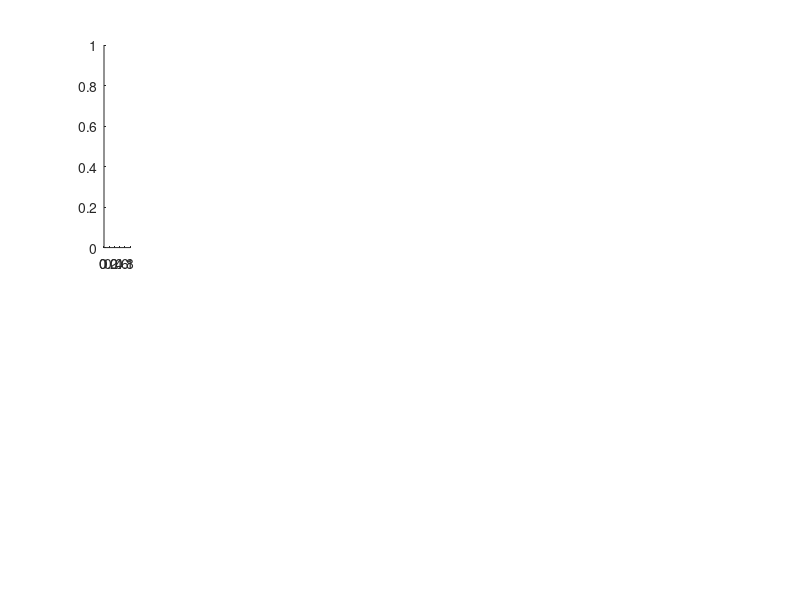

MATLAB code to generate this figure: (Note: this script raises an error after producing the figure.)
% plotPowerSpectrum
%
% Plots the contours of the loaded average power spectra of the natural
% images and manmade images. Each of the 10 texture statistics is plotted

% first, load the desired versions of avgPowerSpectraNatural and 
% avgPowerSpectraManmade!
%load avgPowerSpectraManmade2x32.mat
%load avgPowerSpectraNatural2x32.mat

% specify the name of each texture statistic, to be used in figures
textureNames = {'\gamma', '\beta_{|}', '\beta_{--}', '\beta_{\\}', '\beta_{/}', ...
     '\theta_{\lceil}', '\theta_{\rfloor}', '\theta_{\rceil}', '\theta_{\lfloor}', '\alpha'};
 
figure; 

% plot natural image contours along first row
for ii = 1:10
    h = subplot(2, 10, ii); 
    contour(fftshift(avgPowerSpectraNatural{ii, 1})); 
    axis equal;
    xlim([88 98]);
    ylim([50 70]);
    title(textureNames{1, ii});
end

% plot manmade image contours along second row
for ii = 1:10
    h = subplot(2, 10, ii + 10); 
    contour(fftshift(avgPowerSpectraManmade{ii, 1})); 
    axis equal;
    xlim([88 98]);
    ylim([50 70]);
    title(textureNames{1, ii});
end

% remove excess margins from figures
% see http://www.mathworks.com/matlabcentral/fileexchange/34055-tightfig
tightfig;

suptitle('Power Spectrum Contours - ');
